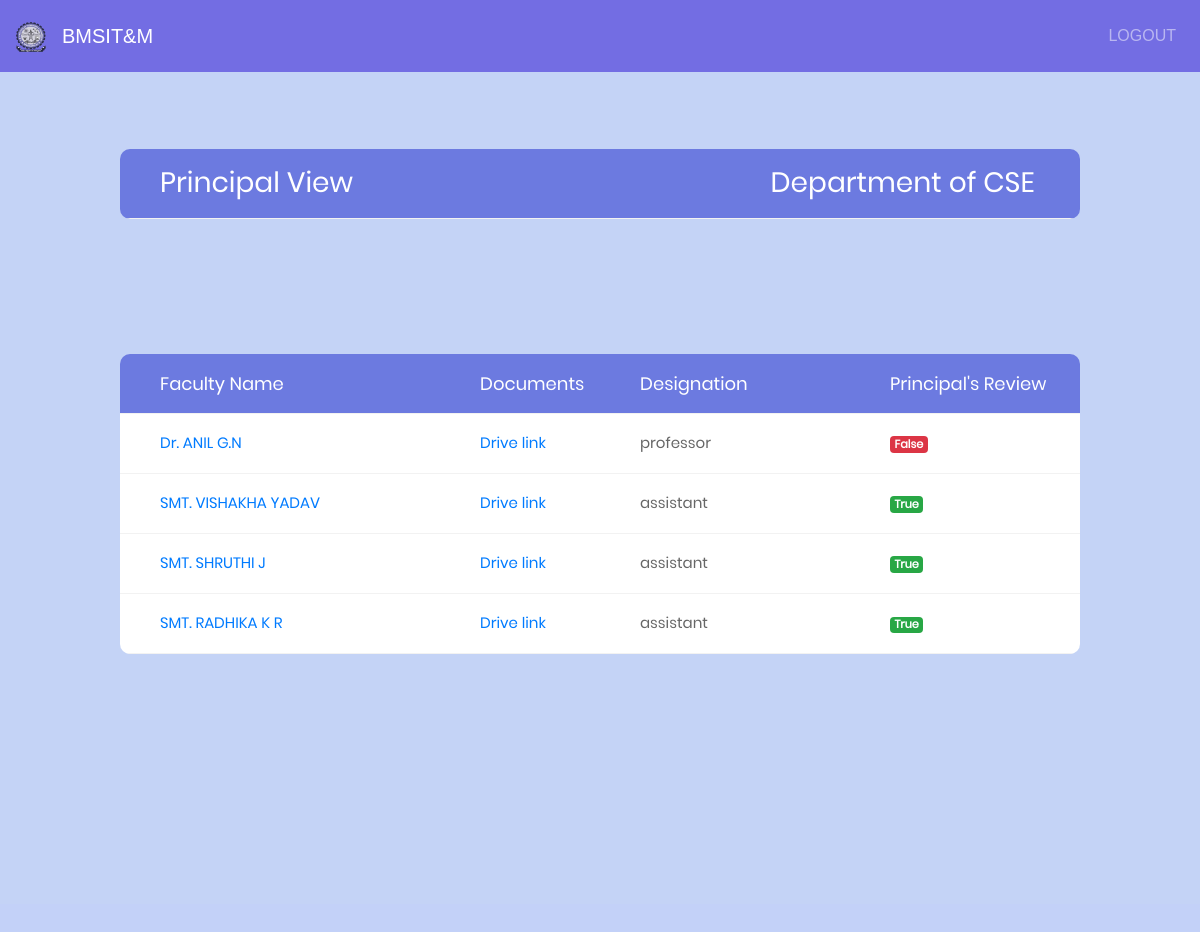
/principal_display/CSE, run on an earlier commit of the app's database.
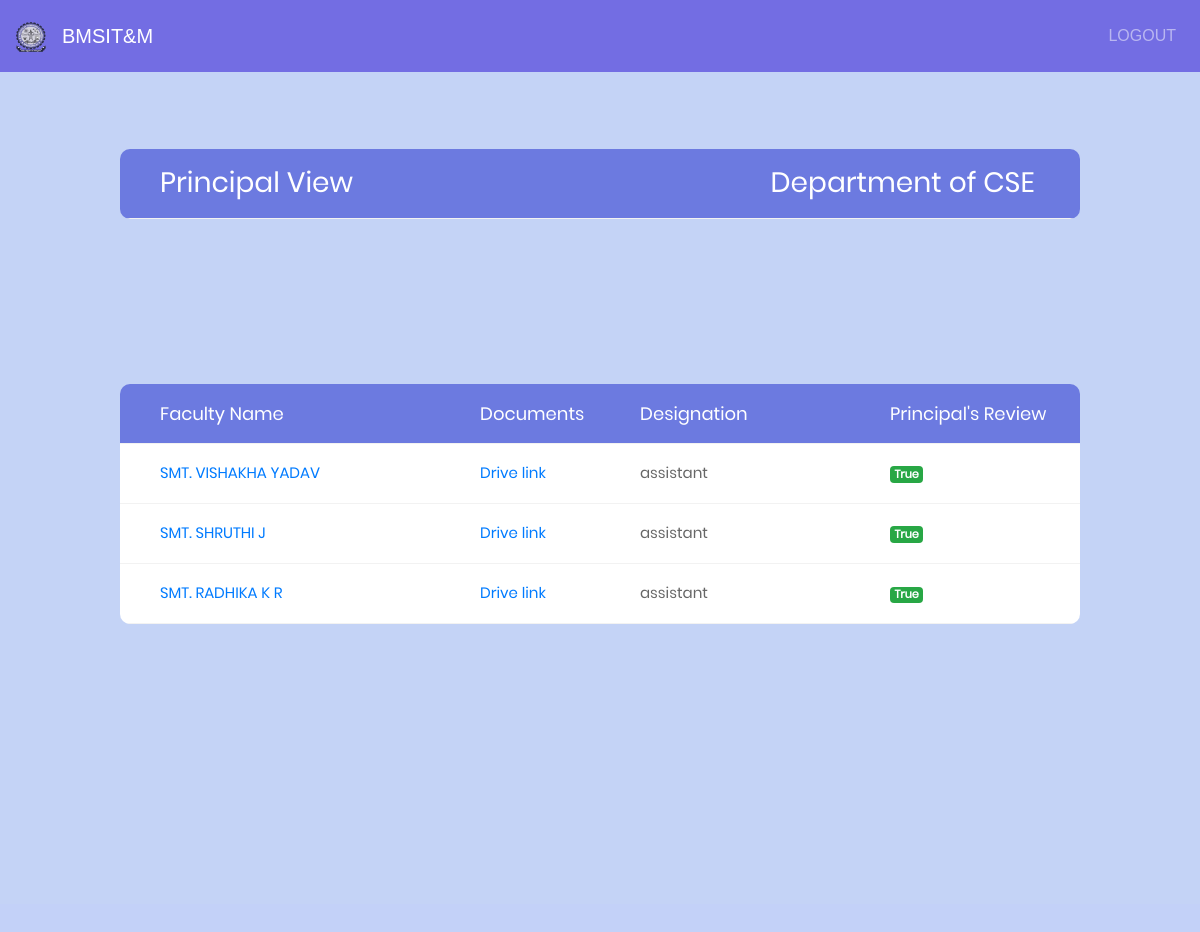
And on a later commit of the database.
### facform1/models.py (models this page shows, shortened)
class Department(models.Model):
	name = models.CharField(max_length=20, blank=True, null=True)

class User(AbstractUser):
	phone = models.BigIntegerField(null=True)
	department = models.ForeignKey('Department', on_delete=models.CASCADE,null=True)
	designation = models.ForeignKey('Designation', on_delete=models.CASCADE,null=True)
	teach_status = models.BooleanField(default=False)
	hod_status = models.BooleanField(default=False)
	principal_status = models.BooleanField(default=False)
	doc_link = models.CharField(max_length=2000, blank=True, null=True)
	info = models.CharField(max_length=20, blank=True, null=True)

class Designation(models.Model):
	name = models.CharField(max_length=20, blank=True, null=True)
	def __str__(self):
		return self.name

### facform1/views.py (the view)
# urls.py: url(r'^principal_display/(?P<dept>[\w\-]+)$', views.principal_display,name="principal_display"),
def principal_display(request,dept):
	print(dept)
	hod = User.objects.filter(department__name=dept).filter(designation__pk = 8).filter(teach_status=True)
	teach = User.objects.filter(department__name=dept).filter(designation__pk = 9).filter(hod_status=True)
	teach1 = User.objects.filter(department__name=dept).filter(designation__pk = 10).filter(hod_status=True)
	teach3 = list(chain(teach,teach1))
	teach2 = User.objects.filter(department__name=dept).filter(designation__pk = 11).filter(hod_status=True)
	dept = {'dept':dept,'hod':hod,'teach3':teach3,'teach2':teach2}
	return render(request,'principal_display.html',context=dept)

### templates/principal_display.html (shortened to what this page needs)
<!DOCTYPE html>
{% load staticfiles %}
<html lang="en">
<head>
	<link rel="stylesheet" type="text/css" href="{% static "vendor/bootstrap/css/bootstrap.min.css" %}">
	<link rel="stylesheet" type="text/css" href="{% static "fonts/font-awesome-4.7.0/css/font-awesome.min.css" %}">
	<link rel="stylesheet" type="text/css" href="{% static "vendor/animate/animate.css" %}">
	<link rel="stylesheet" type="text/css" href="{% static "vendor/select2/select2.min.css" %}">
	<link rel="stylesheet" type="text/css" href="{% static "vendor/perfect-scrollbar/perfect-scrollbar.css" %}">
	<link rel="stylesheet" type="text/css" href="{% static "css/util.css" %}">
	<link rel="stylesheet" type="text/css" href="{% static "css/main1.css" %}">
</head>
<body style="background:#c3d1f8">
	{% include 'partials/nav_primary.html' %}
	<div style="margin-top:-18%;" class="limiter">
		<div class="container-table100">
			<div class="wrap-table100">
					<div class="table">
						<div class="row header">
							<div class="cell">
								<h3>Principal View</h3>
							</div>
							<div class="cell">
								<h3>Department of {{dept}}</h3>
							</div>
						</div>
					</div>
						</div>
							</div>
						</div>
	<div style="margin-top:-40%;" class="limiter">
		<div class="container-table100">
			<div class="wrap-table100">
					<div class="table">
						<div class="row header">
							<div class="cell">
								Faculty Name
							</div>
							<div class="cell">
								Documents
							</div>
							<div class="cell">
								Designation
							</div>
              <div class="cell">
								Principal's Review
							</div>
            </div>
            {% for name in teach3 %}
						<div class="row">
							<div class="cell" data-title="Faculty Name">
								  <a {% if name.principal_status == False %} href="/principal_teacher1_display/{{name.pk}}" {% else %} href="#" {% endif %}>{{name.first_name}}</a>
							</div>
							<div class="cell" data-title="Documents">
								<a href="{{name.doc_link}}">Drive link</a>
							</div>
							<div class="cell" data-title="designation">
								<p>{{name.designation}}</p>
							</div>
              <div class="cell" data-title="prin-review">
                {% if name.principal_status %}
                <span class="badge badge-success">{{name.principal_status}}</span>
                {% else %}
                <span class="badge badge-danger">{{name.principal_status}}</span>
                {% endif %}
							</div>
						</div>
            {% endfor %}
            {% for name1 in teach2 %}
            <div class="row">
              <div class="cell" data-title="Faculty Name">
                  <a {% if name1.principal_status == False %} href="/principal_teacher_display/{{name1.pk}}" {% else %} href="#" {% endif %}>{{name1.first_name}}</a>
              </div>
              <div class="cell" data-title="Documents">
                <a href="{{name1.doc_link}}">Drive link</a>
              </div>
							<div class="cell" data-title="designation">
								<p>{{name1.designation}}</p>
							</div>
              <div class="cell" data-title="prin-review">
                {% if name1.principal_status %}
                <span class="badge badge-success">{{name1.principal_status}}</span>
                {% else %}
                <span class="badge badge-danger">{{name1.principal_status}}</span>
                {% endif %}
              </div>
            </div>
            {% endfor %}
					</div>
			</div>
		</div>
	</div>
</body>
</html>

### templates/partials/nav_primary.html (shortened to what this page needs)
{% load staticfiles %}
<nav class="navbar navbar-expand-lg navbar-dark fixed-top" style="background-color: #736de3;">
  <a class="navbar-brand" href="#">
  <img src="{% static "image/bms.logo.png" %}" width="30" height="30" alt="">
</a>
<a class="navbar-brand" href="#">BMSIT&M</a>
<span class="navbar-text">
  	<ul class="navbar-nav mr-auto">
  <li class="nav-item">
        <a class="nav-link" href="/">LOGOUT</a>
    </li>
  </ul>
    </span>
</nav>

### static/css/main1.css (style rules this page uses)
* { margin: 0px; padding: 0px; box-sizing: border-box; }
body, html { height: 100%; font-family: sans-serif; }
a { margin: 0px; transition: all 0.4s; -webkit-transition: all 0.4s; -o-transition: all 0.4s; -moz-transition: all 0.4s; }
h1,h2,h3,h4,h5,h6 { margin: 0px; }
p { margin: 0px; }
ul, li { margin: 0px; list-style-type: none; }
.limiter { width: 100%; margin: 0 auto; }
.container-table100 { width: 100%; min-height: 100vh; background: #c4d3f6; display: -webkit-box; display: -webkit-flex; display: -moz-box; display: -ms-flexbox; display: flex; align-items: center; justify-content: center; flex-wrap: wrap; padding: 33px 30px; }
.wrap-table100 { width: 960px; border-radius: 10px; overflow: hidden; }
.table { width: 100%; display: table; margin: 0; }
.row { display: table-row; background: #fff; }
.row.header { color: #ffffff; background: #6c7ae0; }
.cell { display: table-cell; }
.row .cell { font-family: Poppins-Regular; font-size: 15px; color: #666666; line-height: 1.2; font-weight: unset !important; padding-top: 20px; padding-bottom: 20px; border-bottom: 1px solid #f2f2f2; }
.row.header .cell { font-family: Poppins-Regular; font-size: 18px; color: #fff; line-height: 1.2; font-weight: unset !important; padding-top: 19px; padding-bottom: 19px; }
.row .cell:nth-child(1) { width: 360px; padding-left: 40px; }
.row .cell:nth-child(2) { width: 160px; }
.row .cell:nth-child(3) { width: 250px; }
.row .cell:nth-child(4) { width: 190px; }
.table, .row { width: 100% !important; }

What changed in the data, as far as the page shows it:
no longer on this page (row edited): User: first_name "Dr. ANIL G.N", designation "professor", principal_status "False", shown under "Department of CSE"
